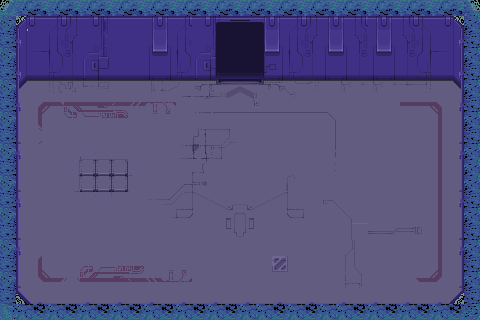

A level layout from a 2D game, rendered from its tile map. Below: a short description, then the map file with its tile-grid data intact:
An orthogonal 30x20 tile map with 16x16 px tiles, 2 tile layers (Слой тайлов 1, Tile Layer 2), 2 tilesets.

<map version="1.9" tiledversion="1.9.2" orientation="orthogonal" renderorder="right-down" width="30" height="20" tilewidth="16" tileheight="16" infinite="0" nextlayerid="4" nextobjectid="4">
 <tileset firstgid="1" source="new tile map2.tsx" />
 <tileset firstgid="1847" source="Waves.tsx" />
 <layer id="1" name="Слой тайлов 1" width="30" height="20">
  <properties>
   <property name="unity:sortingLayer" value="Ground" />
  </properties>
  <data encoding="csv">
2251,2053,2054,2055,2056,2057,2058,2059,2060,2053,2054,2055,2056,2057,2058,2059,2060,2053,2054,2055,2056,2053,2054,2055,2056,2057,2058,2059,2060,2664,
3048,165,166,167,168,169,170,171,172,173,174,167,188,189,190,191,192,193,186,187,173,174,175,173,174,175,176,177,178,3065,
3248,236,237,238,239,240,241,242,243,244,245,238,259,260,261,262,263,264,257,258,244,245,246,244,245,246,247,248,249,3265,
3448,307,308,309,310,311,312,313,314,315,316,309,330,331,332,333,334,335,328,329,315,316,317,315,316,317,318,319,320,3465,
3648,378,379,380,381,382,383,384,385,386,387,380,401,402,403,404,405,406,399,400,386,387,388,386,387,388,389,390,391,3665,
3848,449,456,451,452,453,454,455,456,469,470,471,472,473,474,475,476,477,478,479,480,457,458,457,458,459,460,461,462,3865,
4048,520,1016,1017,719,720,721,722,723,724,725,542,543,544,545,546,547,548,549,550,551,528,529,528,529,217,218,219,533,4065,
4248,591,1087,1088,790,791,792,793,794,795,796,613,614,615,616,617,618,619,620,621,622,599,600,599,600,288,289,290,604,4265,
4448,662,1158,1159,1160,824,824,824,824,682,683,684,685,686,687,688,689,690,691,692,693,611,753,824,824,359,360,361,675,4465,
3048,520,895,895,865,866,867,868,611,753,754,755,756,757,758,759,760,761,762,763,764,611,611,895,895,895,611,361,533,3065,
3248,591,682,895,936,937,938,939,940,824,825,826,827,828,829,830,831,832,833,834,835,682,611,611,611,611,682,361,604,3065,
3048,662,753,753,1007,1008,1009,1010,1011,895,896,897,898,899,900,901,902,903,904,753,906,753,682,682,682,682,753,361,675,3065,
3248,520,824,824,753,1079,1080,1081,965,966,967,968,969,970,971,972,973,974,975,824,787,788,789,753,753,753,824,361,533,3265,
3448,591,611,611,824,824,824,824,1036,1037,1038,1039,1040,1041,1042,1043,1044,1045,1046,895,858,859,860,824,824,824,895,361,604,3465,
3648,662,682,682,895,895,895,895,1107,1108,1109,1110,1111,1112,1113,1114,1115,1116,1117,682,929,930,931,932,933,934,935,361,675,3665,
3848,520,753,753,753,753,753,753,1178,1179,1180,1181,1182,1183,1184,1185,1186,1187,1188,753,1000,1001,1002,753,753,753,753,361,533,3865,
4048,591,1229,1230,1231,577,578,579,580,581,582,583,824,824,824,824,824,824,824,824,1071,1072,1073,824,824,824,1232,432,604,4065,
4248,662,1300,1301,1302,648,649,650,651,652,653,654,895,895,895,895,895,895,895,895,1142,1143,1144,895,895,895,1303,1304,675,4265,
4448,1024,1025,1026,1028,1029,1028,1029,1028,1029,1028,1029,1028,1029,1028,1029,1028,1029,1028,1029,1028,1029,1028,1029,1028,1029,1028,1029,1030,4465,
5050,5453,5454,5455,5456,5457,5458,5459,5460,5453,5454,5455,5456,5457,5458,5459,5453,5454,5455,5456,5457,5453,5454,5455,5456,5457,5458,5459,5460,5461
</data>
 </layer>
 <layer id="3" name="Tile Layer 2" width="30" height="20">
  <data encoding="csv">
0,0,0,0,0,0,0,0,0,0,0,0,0,0,0,0,0,0,0,0,0,0,0,0,0,0,0,0,0,0,
0,5264,0,0,0,0,0,0,0,0,0,0,0,0,0,0,0,0,0,0,0,0,0,0,0,0,0,0,5249,0,
0,0,0,0,0,0,0,0,0,0,0,0,0,0,0,0,0,0,0,0,0,0,0,0,0,0,0,0,0,0,
0,0,0,0,0,0,0,0,0,0,0,0,0,0,0,0,0,0,0,0,0,0,0,0,0,0,0,0,0,0,
0,0,0,0,0,0,0,0,0,0,0,0,0,0,0,0,0,0,0,0,0,0,0,0,0,0,0,0,0,0,
0,0,0,0,0,0,0,0,0,0,0,0,0,0,0,0,0,0,0,0,0,0,0,0,0,0,0,0,0,0,
0,0,0,0,0,0,0,0,0,0,0,0,0,0,0,0,0,0,0,0,0,0,0,0,0,0,0,0,0,0,
0,0,0,0,0,0,0,0,0,0,0,0,0,0,0,0,0,0,0,0,0,0,0,0,0,0,0,0,0,0,
0,0,0,0,0,0,0,0,0,0,0,0,0,0,0,0,0,0,0,0,0,0,0,0,0,0,0,0,0,0,
0,0,0,0,0,0,0,0,0,0,0,0,0,0,0,0,0,0,0,0,0,0,0,0,0,0,0,0,0,0,
0,0,0,0,0,0,0,0,0,0,0,0,0,0,0,0,0,0,0,0,0,0,0,0,0,0,0,0,0,0,
0,0,0,0,0,0,0,0,0,0,0,0,0,0,0,0,0,0,0,0,0,0,0,0,0,0,0,0,0,0,
0,0,0,0,0,0,0,0,0,0,0,0,0,0,0,0,0,0,0,0,0,0,0,0,0,0,0,0,0,0,
0,0,0,0,0,0,0,0,0,0,0,0,0,0,0,0,0,0,0,0,0,0,0,0,0,0,0,0,0,0,
0,0,0,0,0,0,0,0,0,0,0,0,0,0,0,0,0,0,0,0,0,0,858,0,0,0,0,0,0,0,
0,0,0,0,0,0,0,0,0,0,0,0,0,0,0,0,0,0,0,0,0,0,0,0,0,0,0,0,0,0,
0,0,0,0,0,0,0,0,0,0,0,0,0,0,0,0,0,931,0,0,0,0,0,0,0,0,0,0,0,0,
0,0,0,0,0,0,0,0,0,0,0,0,0,0,0,0,0,0,0,0,0,0,0,0,0,0,0,0,0,0,
0,2264,0,0,0,0,0,0,0,0,0,0,0,0,0,0,0,0,0,0,0,0,0,0,0,0,0,0,2249,0,
0,0,0,0,0,0,0,0,0,0,0,0,0,0,0,0,0,0,0,0,0,0,0,0,0,0,0,0,0,0
</data>
 </layer>
 <objectgroup id="2" name="Слой объектов 1" />
</map>
